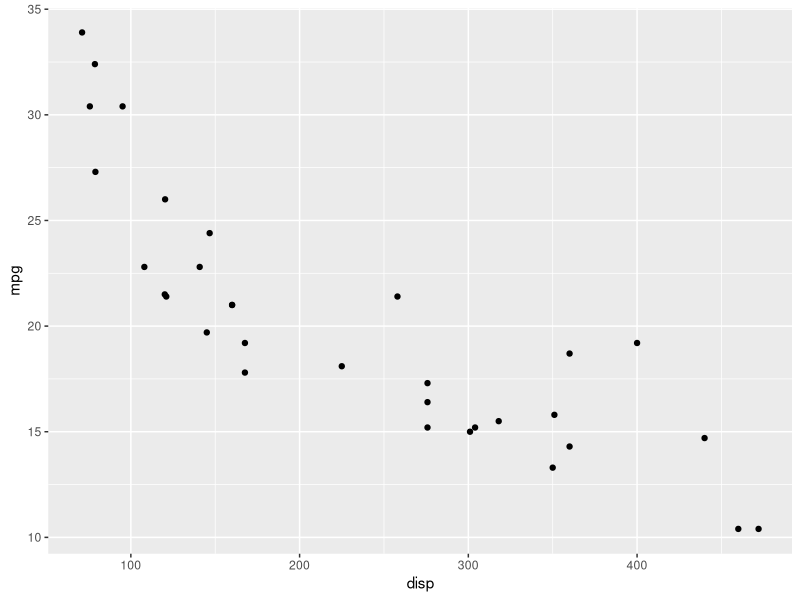
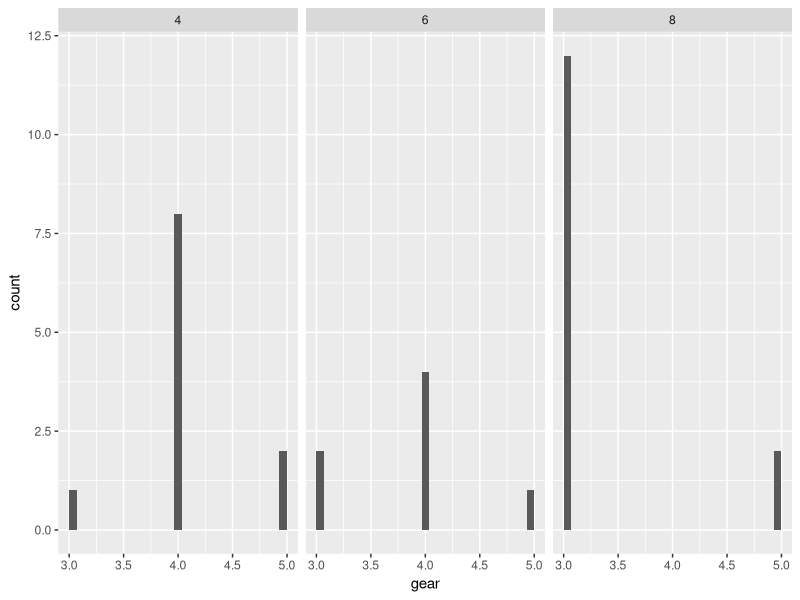
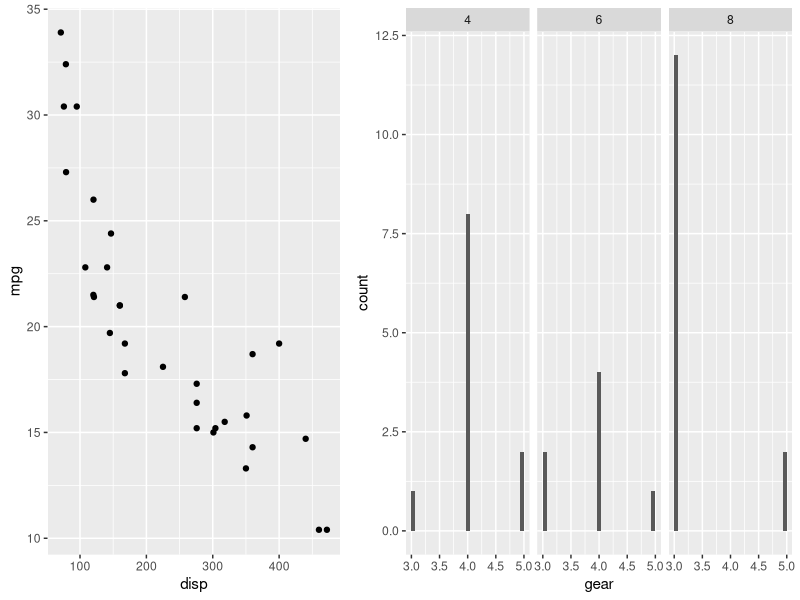
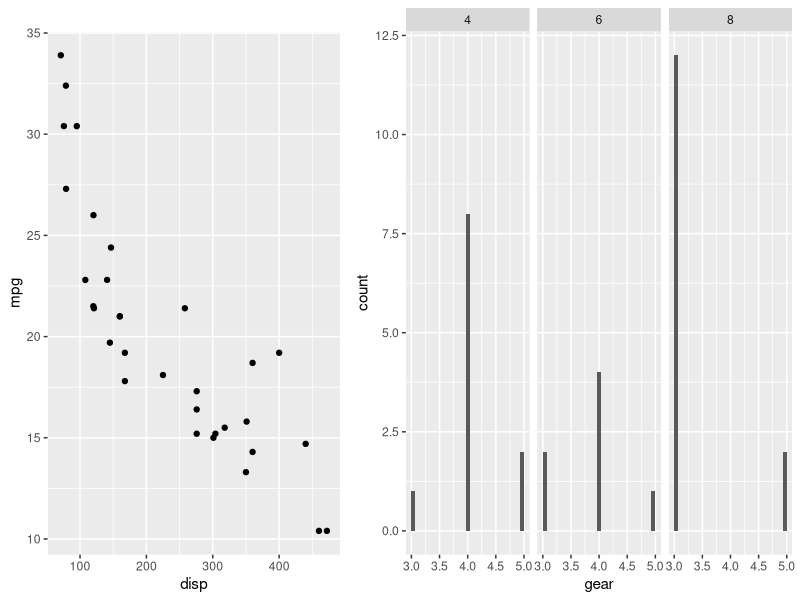
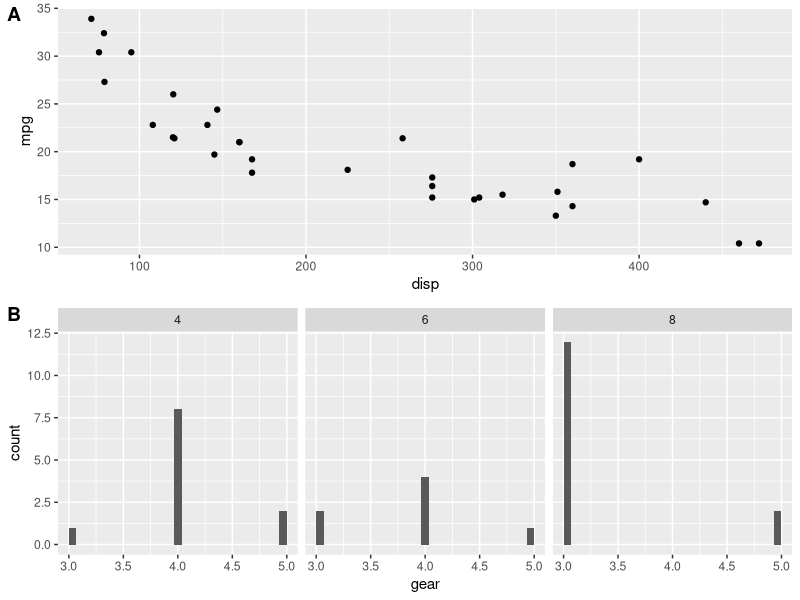
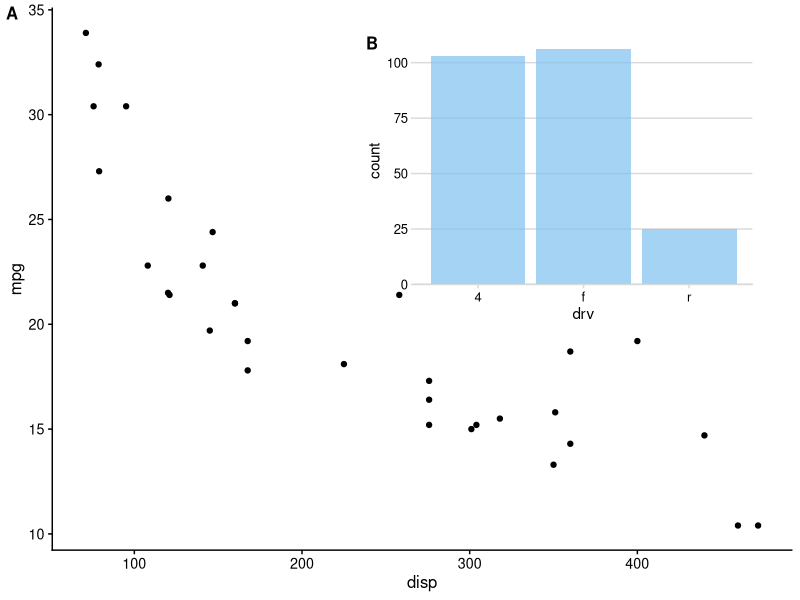

The R script that drew these images, in order:
## ---- chunk 1
library(ggplot2)
library(cowplot)

p1 <- ggplot(mtcars, aes(disp,mpg )) +  geom_point()
p2 <- ggplot(mtcars, aes(gear)) + geom_histogram(bins = 30) +facet_wrap(vars(cyl))
p1; 
p2
## ---- chunk 2
plot_grid(p1, p2,rel_widths = c(1,1.3))
plot_grid(p1, p2, align = "h", axis = 'bt', rel_widths = c(1,1.3))
plot_grid(p1, p2, align = "v",ncol = 1,axis = 'l',labels = "AUTO")
## ---- chunk 3
inset <- ggplot(mpg, aes(drv)) + 
  geom_bar(fill = "skyblue2", alpha = 0.7) + 
  scale_y_continuous(expand = expansion(mult = c(0, 0.05))) +
  theme_minimal_hgrid(11)

ggdraw(p1 + theme_half_open(12)) +
  draw_plot(inset, .45, .45, .5, .5) +
  draw_plot_label(
    c("A", "B"),
    c(0, 0.45),
    c(1, 0.95),
    size = 12
  )
